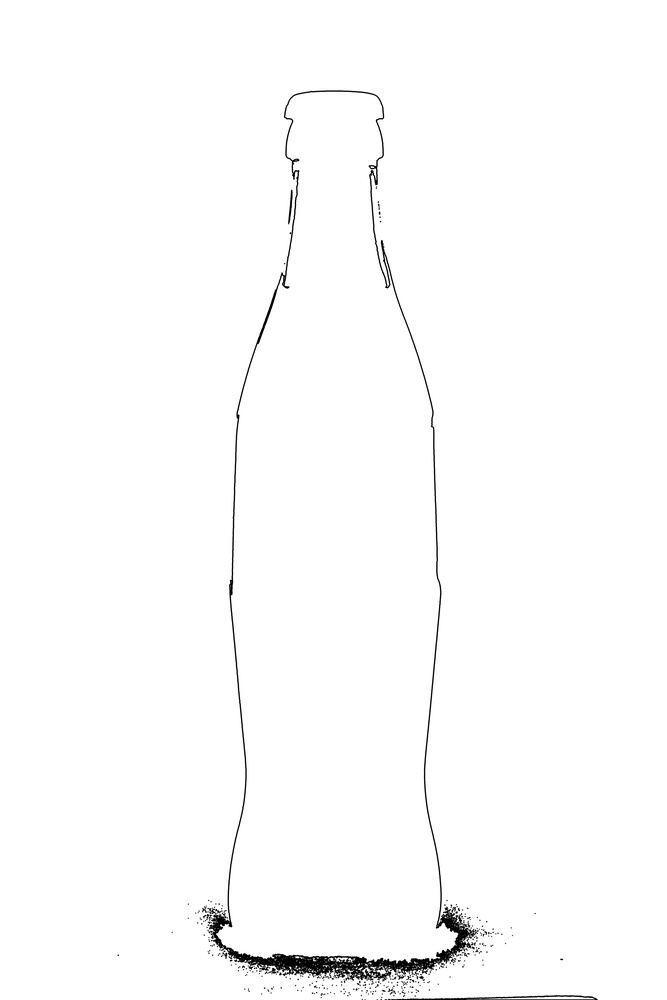
#> input picture resources/contornos_filtrados.jpg, 667 x 1000 px, shrunk from 3840 x 5760 before the run
$ python -i image_area_calculation.py   (imports and definitions only)
#> lines starting #> are read from the running program, lines starting #| are printed output that depends on the picture; after the words box and inside, x2 and y2 are one past the last pixel; in counts of white or black regions, pixels touching at a corner belong together
import cv2 as cv
import numpy as np
import os
import sys
import matplotlib.pyplot as plt
import matplotlib
# [1 line not run here, left out]
from scipy.integrate import simpson


class BottleVolume:
    def __init__(self, image_path):
        #this class calculates the area of a boottle based on integration methods

#> called with image_path = '../resources/contornos_filtrados.jpg'
        self.image_path = image_path
        self.image = cv.imread(image_path)
#> self.image is the input picture: shape (1000, 667, 3); min 0, max 255, mean 252.1
        self.bottle_heigh = 23 #cm
        if self.image is None:
            raise ValueError(f"Image at {image_path} could not be loaded.")
        self.height, self.width = self.image.shape[:2]
#> self.height = 1000; self.width = 667


    def process_image(self):
        # Convert to grayscale
        gray = cv.cvtColor(self.image, cv.COLOR_BGR2GRAY)
        cv.imwrite("resources/bottle_gray.jpg", gray)
        # Apply Gaussian blur
        blurred = cv.GaussianBlur(gray, (5, 5), 0)
        cv.imwrite("resources/bottle_blurred.jpg", blurred)
        # Apply binary thresholding
        _, thresh = cv.threshold(blurred, 175, 255, cv.THRESH_BINARY_INV)
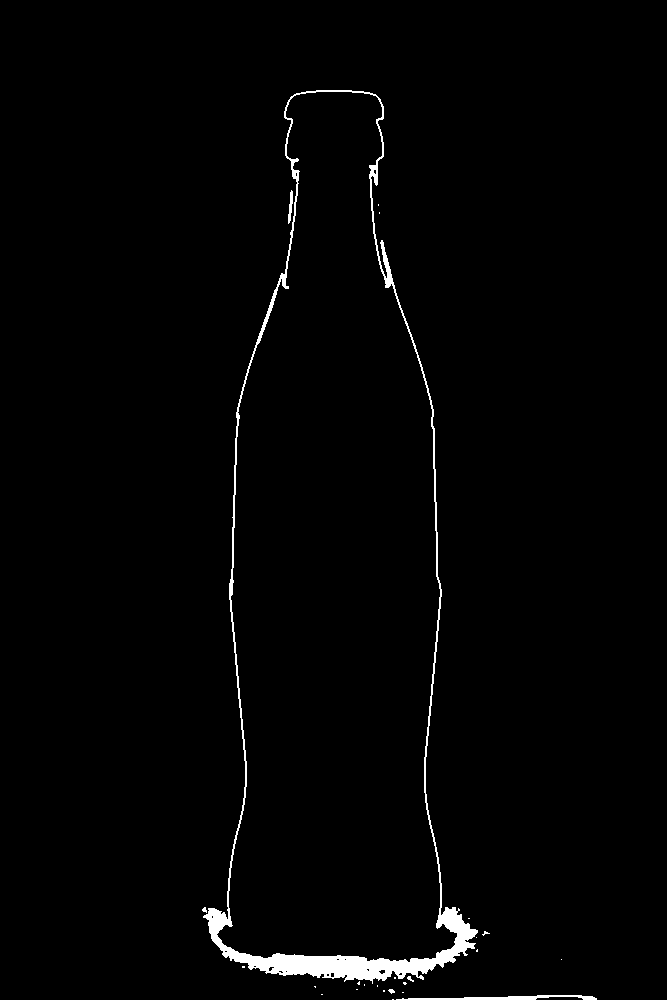
#> thresh: shape (1000, 667); 1.5% white; 25 white regions (20 under 20 px)
        cv.imwrite("resources/bottle_thresh.jpg", thresh)
        # Find contours
        contours, _ = cv.findContours(thresh, cv.RETR_EXTERNAL, cv.CHAIN_APPROX_SIMPLE)
#> contours = 25 contours, 22 with area under 20; largest, box (x1, y1, x2, y2) and area: (203, 90, 478, 984) 151966, (396, 995, 597, 1000) 330, (288, 190, 293, 224) 60
        # plot contours and image
        cv.drawContours(self.image, contours, -1, (0, 255, 0), 3)
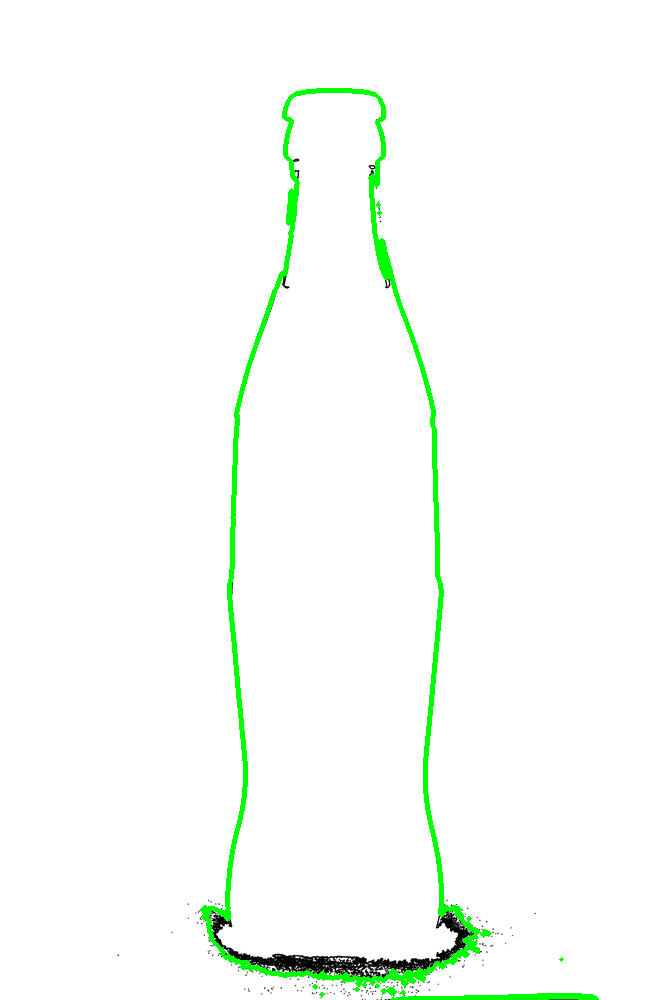
#> self.image: shape (1000, 667, 3); 1.98% of pixels changed, all inside (x1, y1, x2, y2) = (200, 88, 599, 1000)
        #create a blank image
        contour_image = np.ones_like(self.image) * 255
        cv.imwrite("resources/bottle_withcontour.jpg", self.image)

        # Draw the countour over the blank image
        cv.drawContours(contour_image, contours, -1, (0, 0, 0), 5)
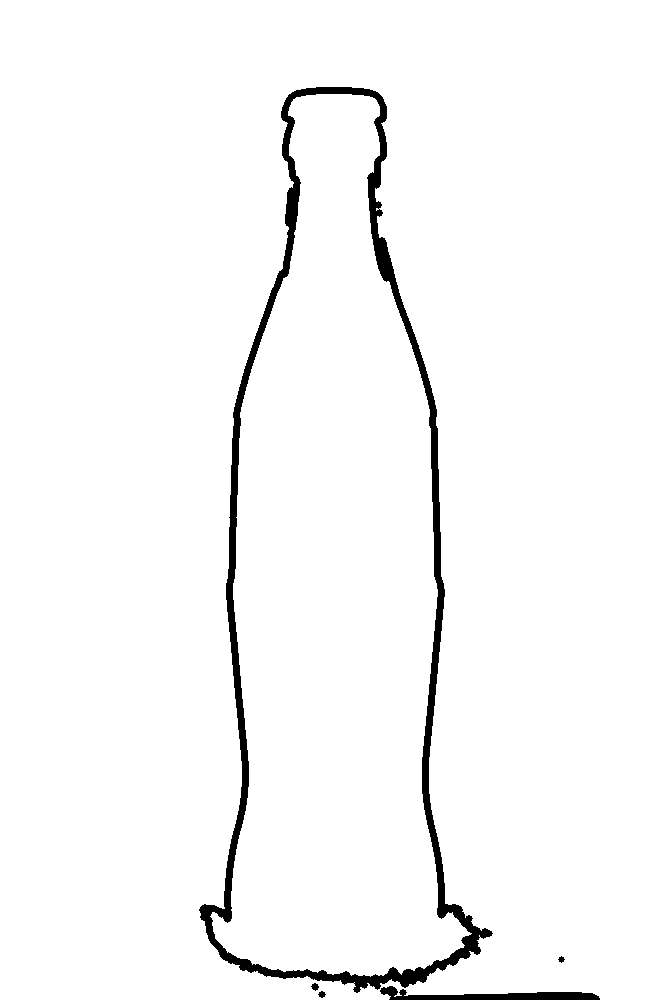
#> contour_image: shape (1000, 667, 3); 97.3% white; 5 black regions, box (x1, y1, x2, y2) and area: (199, 87, 493, 993) 16679, (380, 986, 600, 1000) 1452, (311, 983, 319, 991) 41, (318, 991, 326, 998) 36, (558, 956, 565, 963) 29
        cv.imwrite("resources/bottle_contour.jpg", contour_image)

        #height and with to normalize the image

        h, w = self.image.shape[:2]
#> h = 1000; w = 667

        medium_bottle = contour_image[:,w//2:]
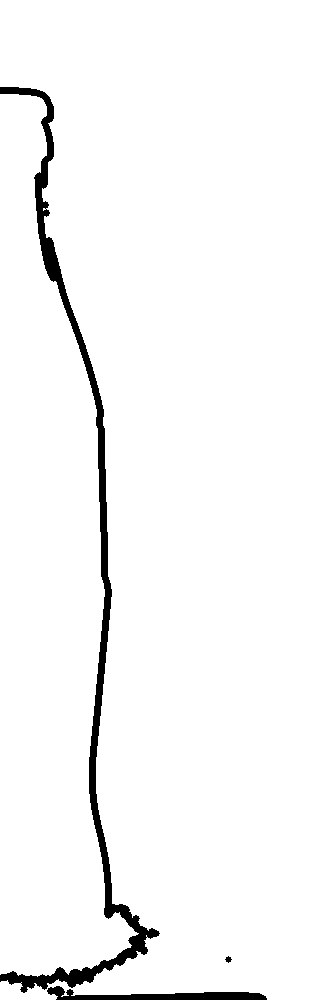
#> medium_bottle: shape (1000, 334, 3); 96.9% white; 3 black regions, box (x1, y1, x2, y2) and area: (0, 87, 160, 993) 8896, (47, 986, 267, 1000) 1452, (225, 956, 232, 963) 29
        # Calculate area using integration methods
        img_rotated = cv.rotate(medium_bottle, cv.ROTATE_90_COUNTERCLOCKWISE)
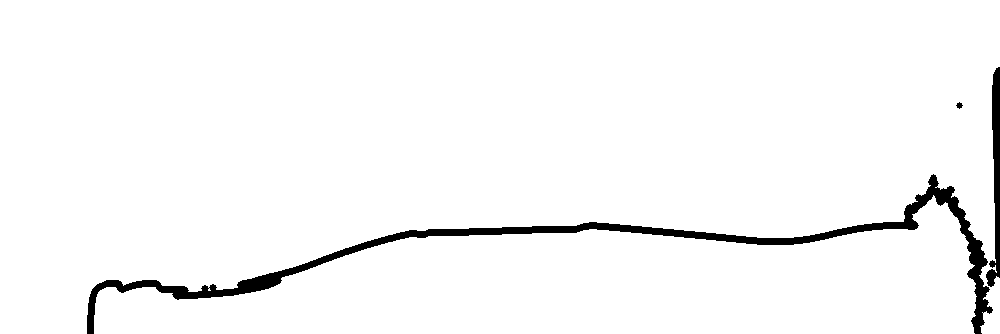
#> img_rotated: shape (334, 1000, 3); 96.9% white; 3 black regions, box (x1, y1, x2, y2) and area: (87, 174, 993, 334) 8896, (986, 67, 1000, 287) 1452, (956, 102, 963, 109) 29
        plt.imshow(img_rotated)
        plt.axis('off')
        plt.savefig('resources/countour_rotated.png')

        if len(img_rotated.shape) == 3:  # Check if it has multiple channels
            img_rotated = cv.cvtColor(img_rotated, cv.COLOR_BGR2GRAY)

        cv.imwrite("resources/imagen_guardada.jpg", thresh)

        scale_to_mm = self.bottle_heigh / h
#> scale_to_mm = 0.023

        black_points = np.column_stack(np.where(img_rotated < 1))
#> black_points = 10377 pairs, first value 67 to 333, second value 87 to 999
        self.function_cm = scale_to_mm*black_points[:,0:2]
#> self.function_cm = 10377 pairs, first value 1.54 to 7.66, second value 2 to 22.98
        self.function_cm = self.function_cm[(self.function_cm[:, 0] >= 5.2) & ((self.function_cm[:, 1] <= 21.5))]
#> self.function_cm = 6068 pairs, first value 5.22 to 7.66, second value 2 to 21.09
        plt.scatter(self.function_cm[:,1], self.function_cm[:,0], color='red', s=2)
        plt.title("Contour in cm")
        plt.ylabel('cm')
        plt.xlabel('cm')
        plt.gca().invert_yaxis()  # Invert Y to match image coordinates
        plt.savefig('functionplot.png')
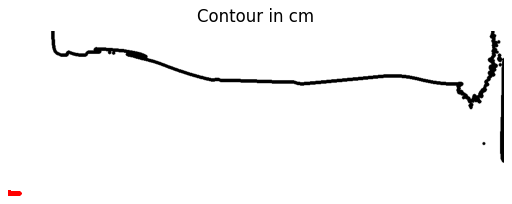
#> figure drawn by matplotlib, 1 panel


    def get_volume(self, method):
        if method == 'simpson':
            return  np.pi * simpson(self.function_cm[:,1]**2, self.function_cm[:,0])
        if method == 'trapezoid':
            return np.pi * np.trapz(self.function_cm[:,1]**2, self.function_cm[:,0])
        if method == 'rectangle':
            dx = np.diff(self.function_cm[:,0])  # Step size between height points
            rect_areas = np.pi * (self.function_cm[:,1]**2) * dx  # Area of each rectangle slice
            return np.sum(rect_areas)

>>> result = BottleVolume('../resources/contornos_filtrados.jpg').process_image()
